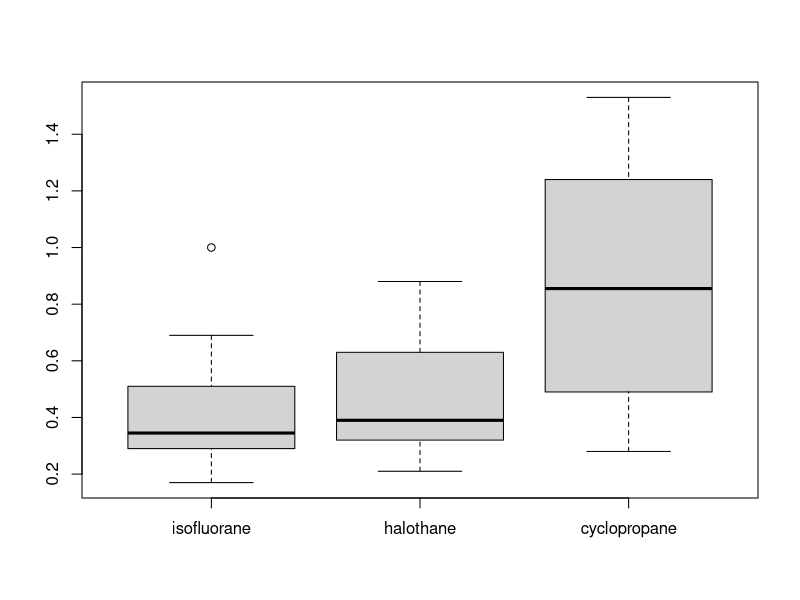
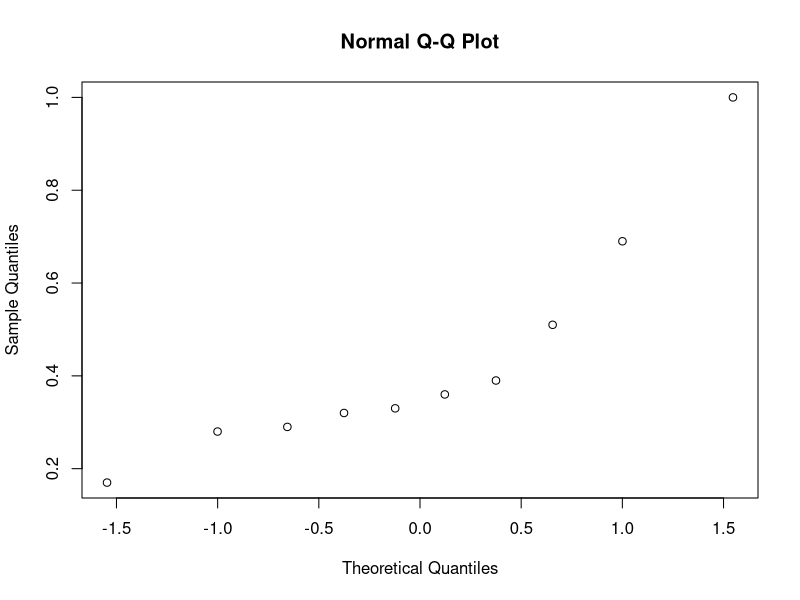
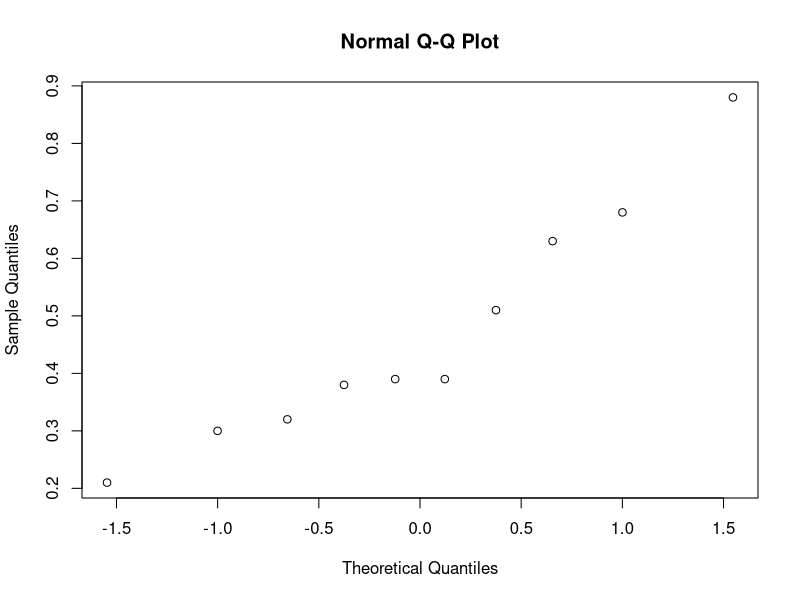
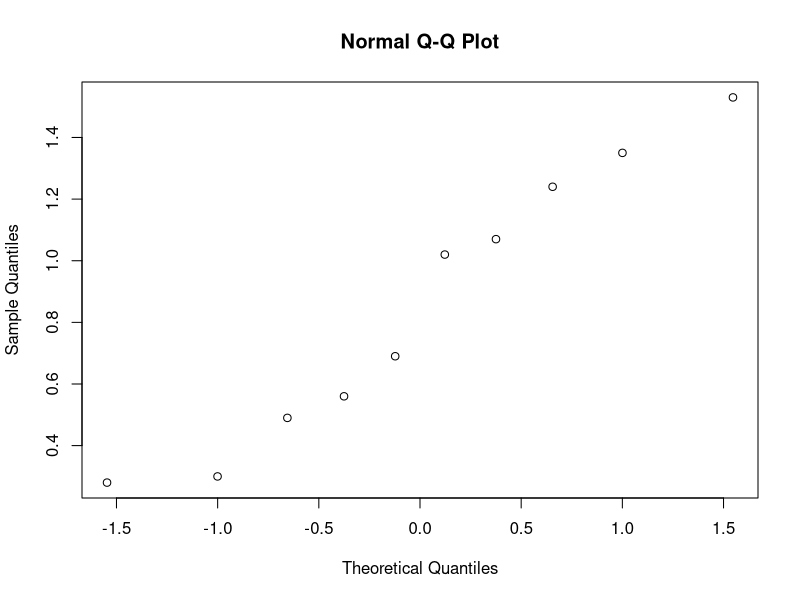
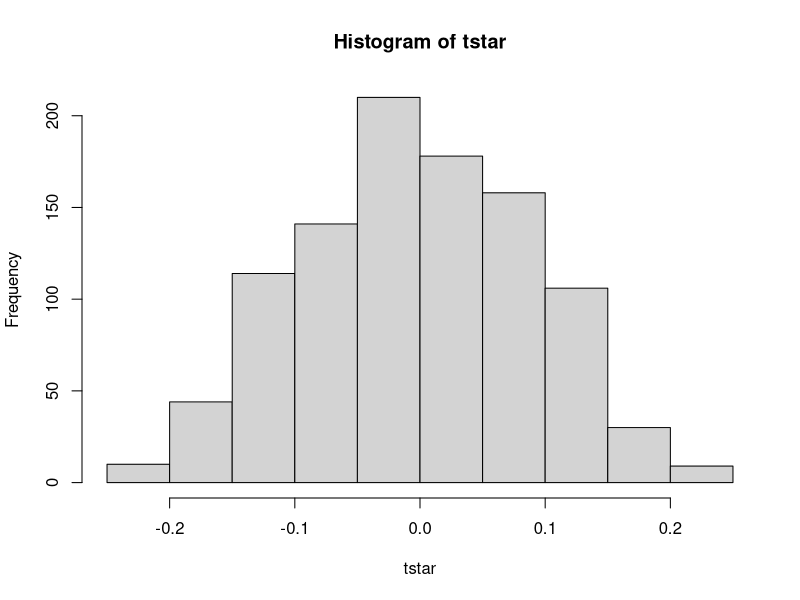
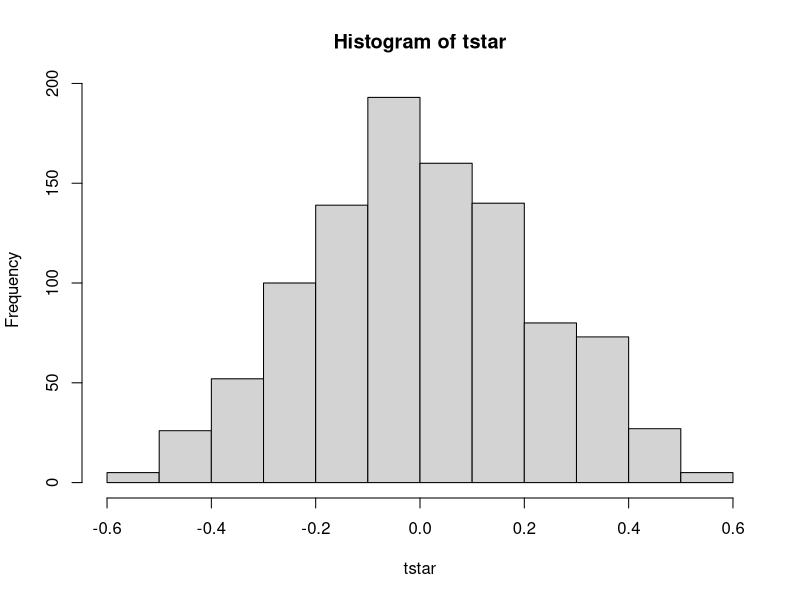
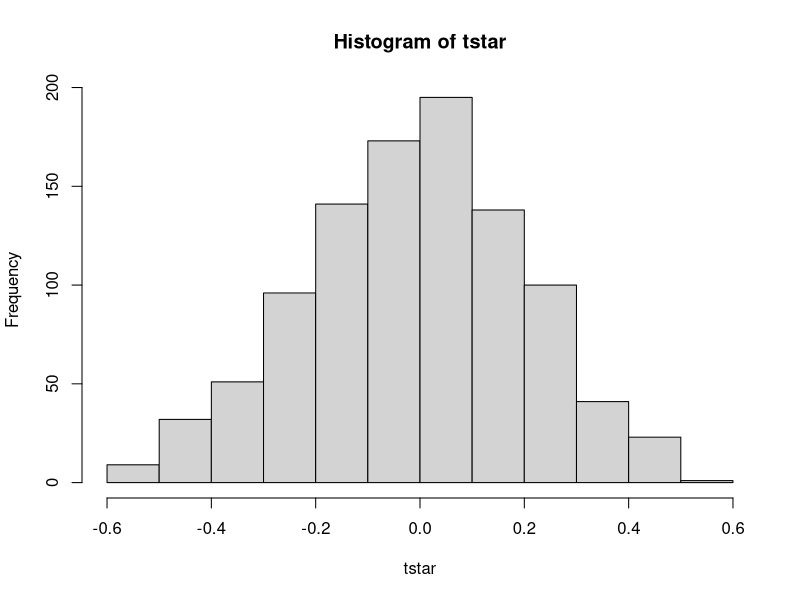

Write R code to recreate these figures, in order.
dogs = read.csv(file = "dogs.txt", header = TRUE, sep = " ")

attach(dogs)

# 1.
boxplot(dogs)

qqnorm(isofluorane)
qqnorm(halothane)
qqnorm(cyclopropane)

# Seems reasonable for the last one, second one is questionable, first is not a normal population

# 2.
# use permutation tests to see the difference between the outcomes
mystat = function (x, y) { mean(x - y) }
B = 1000

# isofluorane and halothane
tstar = numeric(B)

for (i in 1:B) {
  constar = t(apply(cbind(isofluorane, halothane), 1, sample))
  tstar[i] = mystat(constar[,1], constar[,2])
}
myt1 = mystat(isofluorane, halothane)

hist(tstar)
pl1 = sum(tstar < myt1) / B
pr1 = sum(tstar > myt1) / B
p = 2 * min(pl1, pr1)
p # 0.696 accept the null hypo, same concetration that isofluorane and halothane has the same concentration

# cyclopropane and halothane
tstar = numeric(B)

for (i in 1:B) {
  constar = t(apply(cbind(cyclopropane, halothane), 1, sample))
  tstar[i] = mystat(constar[,1], constar[,2])
}
myt2 = mystat(cyclopropane, halothane)

hist(tstar)
pl2 = sum(tstar < myt2) / B
pr2 = sum(tstar > myt2) / B
p = 2 * min(pl2, pr2)
p # 0.058 there is a big difference between the concetrations

# isofluorane and cyclopropane
tstar = numeric(B)

for (i in 1:B) {
  constar = t(apply(cbind(isofluorane, cyclopropane), 1, sample))
  tstar[i] = mystat(constar[,1], constar[,2])
}
myt3 = mystat(isofluorane, cyclopropane)

hist(tstar)
pl3 = sum(tstar < myt3) / B
pr3 = sum(tstar > myt3) / B
p = 2 * min(pl3, pr3)
p # 0.48 there is a big difference between the concetrations

# estimated concentration values, this supports the above p-values
mean(isofluorane) # 0.434
mean(halothane) # 0.469
mean(cyclopropane) # 0.853

# 3.
dogframe = data.frame(drugs = as.vector(as.matrix(dogs)), groups = as.factor(rep(1:3, each = 10)))
attach(dogframe)
kruskal.test(drugs, groups)

# > kruskal.test(drugs, groups)
# 
# Kruskal-Wallis rank sum test
# 
# data:  drugs and groups
# Kruskal-Wallis chi-squared = 5.6442, df = 2, p-value = 0.05948  

# quite close to 0.05, but still accept the null hypo

# The difference is that kruskal tests wether all three groups are from the same population or not,
# while the t-test only tests 2, so 2 populations can be the same, but different from the third
# The two results are compatibel with each other, 3 populations are not the same, 2 of the 3 are the
# same, but no the third (cyclopropane)

detach(dogs)
detach(dogframe)
